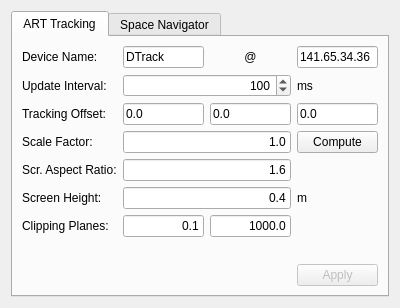
<?xml version="1.0" encoding="UTF-8"?>
<ui version="4.0">
 <author>Lars Bilke</author>
 <class>TrackingSettingsWidgetBase</class>
 <widget class="QWidget" name="TrackingSettingsWidgetBase">
  <property name="geometry">
   <rect>
    <x>0</x>
    <y>0</y>
    <width>400</width>
    <height>308</height>
   </rect>
  </property>
  <property name="windowTitle">
   <string>Tracking Settings</string>
  </property>
  <layout class="QVBoxLayout" name="verticalLayout">
   <item>
    <widget class="QTabWidget" name="tabWidget">
     <property name="currentIndex">
      <number>0</number>
     </property>
     <widget class="QWidget" name="artTrackTab">
      <attribute name="title">
       <string>ART Tracking</string>
      </attribute>
      <layout class="QGridLayout" name="gridLayout">
       <item row="0" column="0">
        <widget class="QLabel" name="label">
         <property name="text">
          <string>Device Name:</string>
         </property>
        </widget>
       </item>
       <item row="0" column="1">
        <widget class="QLineEdit" name="deviceNameLineEdit">
         <property name="text">
          <string>DTrack</string>
         </property>
        </widget>
       </item>
       <item row="0" column="2">
        <widget class="QLabel" name="label_2">
         <property name="text">
          <string>@</string>
         </property>
         <property name="alignment">
          <set>Qt::AlignCenter</set>
         </property>
        </widget>
       </item>
       <item row="0" column="3">
        <widget class="QLineEdit" name="deviceNameAtLineEdit">
         <property name="text">
          <string>141.65.34.36</string>
         </property>
        </widget>
       </item>
       <item row="1" column="0">
        <widget class="QLabel" name="label_3">
         <property name="text">
          <string>Update Interval:</string>
         </property>
        </widget>
       </item>
       <item row="1" column="1" colspan="2">
        <widget class="QSpinBox" name="updateIntervalSpinBox">
         <property name="alignment">
          <set>Qt::AlignRight|Qt::AlignTrailing|Qt::AlignVCenter</set>
         </property>
         <property name="maximum">
          <number>2000</number>
         </property>
         <property name="singleStep">
          <number>25</number>
         </property>
         <property name="value">
          <number>100</number>
         </property>
        </widget>
       </item>
       <item row="1" column="3">
        <widget class="QLabel" name="label_4">
         <property name="text">
          <string>ms</string>
         </property>
        </widget>
       </item>
       <item row="8" column="3">
        <widget class="QPushButton" name="applyPushButton">
         <property name="enabled">
          <bool>false</bool>
         </property>
         <property name="text">
          <string>Apply</string>
         </property>
        </widget>
       </item>
       <item row="2" column="0">
        <widget class="QLabel" name="label_5">
         <property name="text">
          <string>Tracking Offset:</string>
         </property>
        </widget>
       </item>
       <item row="2" column="1">
        <widget class="QLineEdit" name="offsetXLineEdit">
         <property name="text">
          <string>0.0</string>
         </property>
        </widget>
       </item>
       <item row="2" column="2">
        <widget class="QLineEdit" name="offsetYLineEdit">
         <property name="text">
          <string>0.0</string>
         </property>
        </widget>
       </item>
       <item row="2" column="3">
        <widget class="QLineEdit" name="offsetZLineEdit">
         <property name="text">
          <string>0.0</string>
         </property>
        </widget>
       </item>
       <item row="3" column="0">
        <widget class="QLabel" name="label_6">
         <property name="text">
          <string>Scale Factor:</string>
         </property>
        </widget>
       </item>
       <item row="7" column="0">
        <spacer name="verticalSpacer">
         <property name="orientation">
          <enum>Qt::Vertical</enum>
         </property>
         <property name="sizeHint" stdset="0">
          <size>
           <width>20</width>
           <height>40</height>
          </size>
         </property>
        </spacer>
       </item>
       <item row="3" column="1" colspan="2">
        <widget class="QLineEdit" name="realToVirtualScaleLineEdit">
         <property name="toolTip">
          <string>Real to virtual scaling factor</string>
         </property>
         <property name="text">
          <string>1.0</string>
         </property>
         <property name="alignment">
          <set>Qt::AlignRight|Qt::AlignTrailing|Qt::AlignVCenter</set>
         </property>
        </widget>
       </item>
       <item row="3" column="3">
        <widget class="QPushButton" name="pushButton">
         <property name="toolTip">
          <string>Computes the real to virtual scaling factor based on scene boundaries</string>
         </property>
         <property name="text">
          <string>Compute</string>
         </property>
        </widget>
       </item>
       <item row="4" column="0">
        <widget class="QLabel" name="label_7">
         <property name="text">
          <string>Scr. Aspect Ratio:</string>
         </property>
        </widget>
       </item>
       <item row="5" column="0">
        <widget class="QLabel" name="label_8">
         <property name="text">
          <string>Screen Height:</string>
         </property>
        </widget>
       </item>
       <item row="4" column="1" colspan="2">
        <widget class="QLineEdit" name="aspectRatioLineEdit">
         <property name="toolTip">
          <string>Screen width / screen height</string>
         </property>
         <property name="text">
          <string>1.6</string>
         </property>
         <property name="alignment">
          <set>Qt::AlignRight|Qt::AlignTrailing|Qt::AlignVCenter</set>
         </property>
        </widget>
       </item>
       <item row="5" column="1" colspan="2">
        <widget class="QLineEdit" name="screenHeightLineEdit">
         <property name="text">
          <string>0.4</string>
         </property>
         <property name="alignment">
          <set>Qt::AlignRight|Qt::AlignTrailing|Qt::AlignVCenter</set>
         </property>
        </widget>
       </item>
       <item row="5" column="3">
        <widget class="QLabel" name="label_9">
         <property name="text">
          <string>m</string>
         </property>
        </widget>
       </item>
       <item row="6" column="0">
        <widget class="QLabel" name="label_10">
         <property name="text">
          <string>Clipping Planes:</string>
         </property>
        </widget>
       </item>
       <item row="6" column="1">
        <widget class="QLineEdit" name="nearClipPlaneLineEdit">
         <property name="text">
          <string>0.1</string>
         </property>
         <property name="alignment">
          <set>Qt::AlignRight|Qt::AlignTrailing|Qt::AlignVCenter</set>
         </property>
        </widget>
       </item>
       <item row="6" column="2">
        <widget class="QLineEdit" name="farClipPlaneLineEdit">
         <property name="text">
          <string>1000.0</string>
         </property>
         <property name="alignment">
          <set>Qt::AlignRight|Qt::AlignTrailing|Qt::AlignVCenter</set>
         </property>
        </widget>
       </item>
      </layout>
     </widget>
     <widget class="QWidget" name="spacenavTab">
      <attribute name="title">
       <string>Space Navigator</string>
      </attribute>
     </widget>
    </widget>
   </item>
  </layout>
 </widget>
 <resources/>
 <connections/>
 <designerdata>
  <property name="gridDeltaX">
   <number>10</number>
  </property>
  <property name="gridDeltaY">
   <number>10</number>
  </property>
  <property name="gridSnapX">
   <bool>true</bool>
  </property>
  <property name="gridSnapY">
   <bool>true</bool>
  </property>
  <property name="gridVisible">
   <bool>false</bool>
  </property>
 </designerdata>
</ui>
